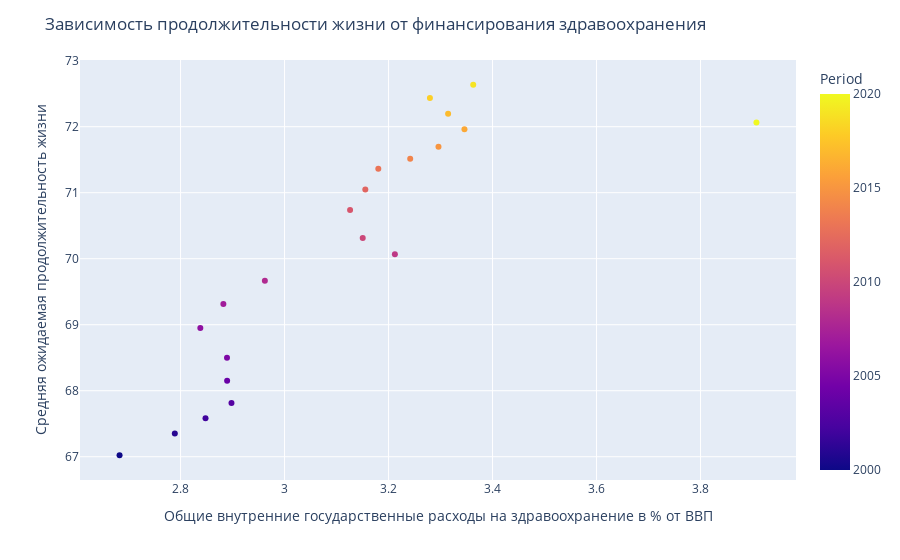

This figure's notebook cell:
### Code cell
# Отобразим данные на графике
fig = px.scatter(
    health_costs_and_live_data,
    x='HealthCareCostsGdpMean', 
    y='LifeExpectancyMean',
    hover_name=F.Period.value,
    color=F.Period.value,    
)

fig.update_layout(
    title='Зависимость продолжительности жизни от финансирования здравоохранения',
    xaxis_title='Общие внутренние государственные расходы на здравоохранение в % от ВВП',
    yaxis_title='Средняя ожидаемая продолжительность жизни',
)

fig.show()

### Figure 1 — Plotly figure (JSON) as saved in the notebook; plotly's stock layout.template omitted (floating-point values rounded to 4 significant figures)
{"data": [{"hovertemplate": "<b>%{hovertext}</b><br><br>HealthCareCostsGdpMean=%{x}<br>LifeExpectancyMean=%{y}<br>Period=%{marker.color}<extra></extra>", "hovertext": [2000, 2001, 2002, 2003, 2004, 2005, 2006, 2007, 2008, 2009, 2010, 2011, 2012, 2013, 2014, 2015, 2016, 2017, 2018, 2019, 2020], "legendgroup": "", "marker": {"color": [2000, 2001, 2002, 2003, 2004, 2005, 2006, 2007, 2008, 2009, 2010, 2011, 2012, 2013, 2014, 2015, 2016, 2017, 2018, 2019, 2020], "coloraxis": "coloraxis", "symbol": "circle"}, "mode": "markers", "name": "", "orientation": "v", "showlegend": false, "type": "scatter", "x": [2.683, 2.789, 2.848, 2.898, 2.89, 2.889, 2.838, 2.882, 2.962, 3.212, 3.15, 3.126, 3.155, 3.18, 3.242, 3.296, 3.346, 3.315, 3.28, 3.363, 3.908], "xaxis": "x", "y": [67.02, 67.35, 67.58, 67.82, 68.15, 68.5, 68.95, 69.31, 69.67, 70.07, 70.31, 70.74, 71.05, 71.36, 71.52, 71.69, 71.96, 72.2, 72.43, 72.64, 72.06], "yaxis": "y"}], "layout": {"coloraxis": {"colorbar": {"title": {"text": "Period"}}, "colorscale": [[0, "#0d0887"], [0.1111, "#46039f"], [0.2222, "#7201a8"], [0.3333, "#9c179e"], [0.4444, "#bd3786"], [0.5556, "#d8576b"], [0.6667, "#ed7953"], [0.7778, "#fb9f3a"], [0.8889, "#fdca26"], [1, "#f0f921"]]}, "legend": {"tracegroupgap": 0}, "margin": {"t": 60}, "title": {"text": "Зависимость продолжительности жизни от финансирования здравоохранения"}, "xaxis": {"anchor": "y", "domain": [0, 1], "title": {"text": "Общие внутренние государственные расходы на здравоохранение в % от ВВП"}}, "yaxis": {"anchor": "x", "domain": [0, 1], "title": {"text": "Средняя ожидаемая продолжительность жизни"}}}}
